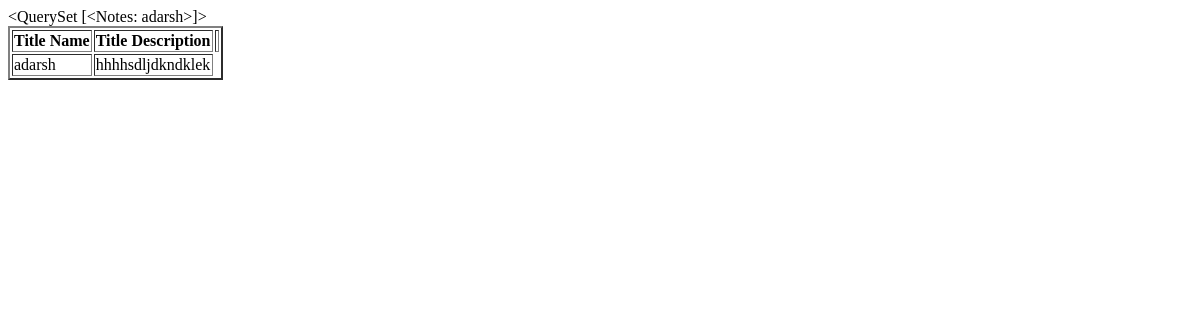
/show/, run on an earlier commit of the app's database.
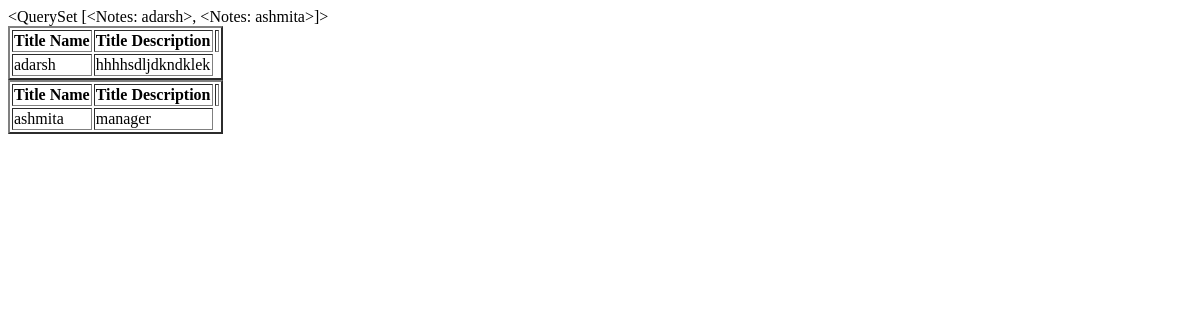
And on a later commit of the database.
### notes/models.py (models this page shows)
class Notes(models.Model):
    title=models.CharField(max_length=60)
    content=models.TextField()
    created_at=models.DateTimeField(auto_now_add=True)
    def __str__(self):
        return self.title

### notes/views.py (the view)
# urls.py: path('show/',views.ShowNotes,name="show")
def ShowNotes(request):
    data=Notes.objects.all()
    return render(request,'show.html',{'data':data})

### templates/show.html (shortened to what this page needs)
<!DOCTYPE html>
<html lang="en">
<head>
</head>
<body>
    {{data}}
    {% for data in data %}
        <table border="2px">
            <tr>
                <th>Title Name</th>
                <th>Title Description<th>
            </tr>
            <tr>
                <td>
                {{data.title}}
                </td>
                <td>
                    {{data.content}}
                </td>
            </tr>
        </table>
    {% endfor %}
</body>
</html>

What changed in the data, as far as the page shows it:
computed for Notes "adarsh": title.title "<QuerySet [<Notes: adarsh>]>" → "<QuerySet [<Notes: adarsh>, <Notes: ashmita>]>"
added Notes: title "ashmita", content "manager"
